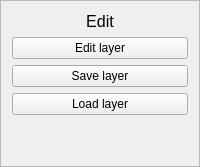
        <widget class="QFrame" name="frame_9">
         <property name="minimumSize">
          <size>
           <width>130</width>
           <height>0</height>
          </size>
         </property>
         <property name="maximumSize">
          <size>
           <width>200</width>
           <height>200</height>
          </size>
         </property>
         <property name="frameShape">
          <enum>QFrame::StyledPanel</enum>
         </property>
         <property name="frameShadow">
          <enum>QFrame::Raised</enum>
         </property>
         <layout class="QVBoxLayout" name="verticalLayout_8">
          <item>
           <widget class="QLabel" name="editLabel">
            <property name="font">
             <font>
              <pointsize>12</pointsize>
             </font>
            </property>
            <property name="text">
             <string>Edit</string>
            </property>
            <property name="alignment">
             <set>Qt::AlignCenter</set>
            </property>
           </widget>
          </item>
          <item>
           <widget class="QPushButton" name="editLayerButton">
            <property name="text">
             <string>Edit layer</string>
            </property>
           </widget>
          </item>
          <item>
           <widget class="QPushButton" name="saveLayerButton">
            <property name="text">
             <string>Save layer</string>
            </property>
           </widget>
          </item>
          <item>
           <widget class="QPushButton" name="loadLayerButton">
            <property name="text">
             <string>Load layer</string>
            </property>
           </widget>
          </item>
          <item>
           <spacer name="verticalSpacer_5">
            <property name="orientation">
             <enum>Qt::Vertical</enum>
            </property>
            <property name="sizeHint" stdset="0">
             <size>
              <width>20</width>
              <height>40</height>
             </size>
            </property>
           </spacer>
          </item>
         </layout>
        </widget>
